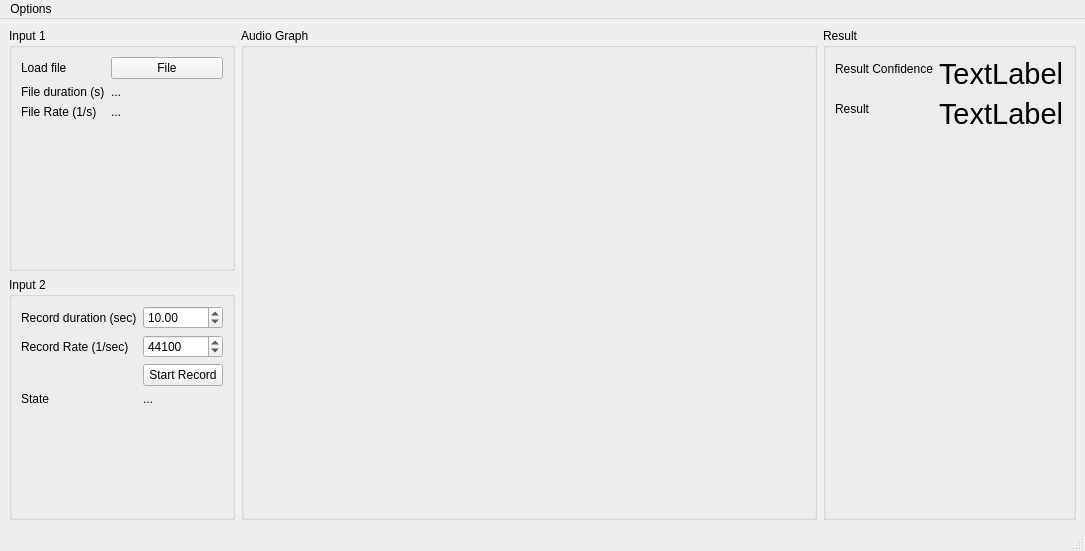
<?xml version="1.0" encoding="UTF-8"?>
<ui version="4.0">
 <class>MainWindow</class>
 <widget class="QMainWindow" name="MainWindow">
  <property name="geometry">
   <rect>
    <x>0</x>
    <y>0</y>
    <width>1085</width>
    <height>551</height>
   </rect>
  </property>
  <property name="windowTitle">
   <string>MainWindow</string>
  </property>
  <widget class="QWidget" name="centralwidget">
   <layout class="QGridLayout" name="gridLayout" columnstretch="0,100,0">
    <item row="0" column="0">
     <widget class="QGroupBox" name="groupBox_2">
      <property name="title">
       <string>Input 1</string>
      </property>
      <layout class="QFormLayout" name="formLayout_2">
       <item row="0" column="0">
        <widget class="QLabel" name="label_2">
         <property name="text">
          <string>Load file </string>
         </property>
        </widget>
       </item>
       <item row="0" column="1">
        <widget class="QPushButton" name="pb_load_audio_file">
         <property name="text">
          <string>File</string>
         </property>
        </widget>
       </item>
       <item row="1" column="0">
        <widget class="QLabel" name="label_7">
         <property name="text">
          <string>File duration (s)</string>
         </property>
        </widget>
       </item>
       <item row="1" column="1">
        <widget class="QLabel" name="l_loaded_file_dur">
         <property name="text">
          <string>...</string>
         </property>
        </widget>
       </item>
       <item row="2" column="0">
        <widget class="QLabel" name="label_9">
         <property name="text">
          <string>File Rate (1/s)</string>
         </property>
        </widget>
       </item>
       <item row="2" column="1">
        <widget class="QLabel" name="l_loaded_file_rate">
         <property name="text">
          <string>...</string>
         </property>
        </widget>
       </item>
       <item row="3" column="0">
        <spacer name="verticalSpacer_2">
         <property name="orientation">
          <enum>Qt::Orientation::Vertical</enum>
         </property>
         <property name="sizeHint" stdset="0">
          <size>
           <width>20</width>
           <height>40</height>
          </size>
         </property>
        </spacer>
       </item>
      </layout>
     </widget>
    </item>
    <item row="1" column="0">
     <widget class="QGroupBox" name="groupBox">
      <property name="title">
       <string>Input 2</string>
      </property>
      <layout class="QFormLayout" name="formLayout_3">
       <item row="0" column="0">
        <widget class="QLabel" name="label_4">
         <property name="text">
          <string>Record duration (sec)</string>
         </property>
        </widget>
       </item>
       <item row="0" column="1">
        <widget class="QDoubleSpinBox" name="sp_audio_rec_duration">
         <property name="value">
          <double>10.000000000000000</double>
         </property>
        </widget>
       </item>
       <item row="1" column="0">
        <widget class="QLabel" name="label_3">
         <property name="text">
          <string>Record Rate (1/sec)</string>
         </property>
        </widget>
       </item>
       <item row="1" column="1">
        <widget class="QSpinBox" name="sp_audio_rec_rate">
         <property name="maximum">
          <number>999999</number>
         </property>
         <property name="value">
          <number>44100</number>
         </property>
         <property name="displayIntegerBase">
          <number>10</number>
         </property>
        </widget>
       </item>
       <item row="2" column="0">
        <widget class="QLabel" name="label_5">
         <property name="text">
          <string/>
         </property>
        </widget>
       </item>
       <item row="2" column="1">
        <widget class="QPushButton" name="pb_start_record">
         <property name="text">
          <string>Start Record</string>
         </property>
        </widget>
       </item>
       <item row="4" column="1">
        <spacer name="verticalSpacer">
         <property name="orientation">
          <enum>Qt::Orientation::Vertical</enum>
         </property>
         <property name="sizeHint" stdset="0">
          <size>
           <width>20</width>
           <height>40</height>
          </size>
         </property>
        </spacer>
       </item>
       <item row="3" column="1">
        <widget class="QLabel" name="l_rec_state">
         <property name="text">
          <string>...</string>
         </property>
        </widget>
       </item>
       <item row="3" column="0">
        <widget class="QLabel" name="label_10">
         <property name="text">
          <string>State</string>
         </property>
        </widget>
       </item>
      </layout>
     </widget>
    </item>
    <item row="0" column="1" rowspan="2">
     <widget class="QGroupBox" name="groupBox_4">
      <property name="title">
       <string>Audio Graph</string>
      </property>
      <layout class="QFormLayout" name="formLayout_4">
       <item row="0" column="0" colspan="2">
        <widget class="PlotWidget" name="pyqt_graph_audio" native="true">
         <property name="sizePolicy">
          <sizepolicy hsizetype="Preferred" vsizetype="MinimumExpanding">
           <horstretch>0</horstretch>
           <verstretch>200</verstretch>
          </sizepolicy>
         </property>
         <property name="minimumSize">
          <size>
           <width>400</width>
           <height>200</height>
          </size>
         </property>
        </widget>
       </item>
       <item row="1" column="1">
        <widget class="ImageView" name="pyqt_graph_audio_2" native="true">
         <property name="sizePolicy">
          <sizepolicy hsizetype="Preferred" vsizetype="MinimumExpanding">
           <horstretch>0</horstretch>
           <verstretch>200</verstretch>
          </sizepolicy>
         </property>
         <property name="minimumSize">
          <size>
           <width>400</width>
           <height>200</height>
          </size>
         </property>
        </widget>
       </item>
      </layout>
     </widget>
    </item>
    <item row="0" column="2" rowspan="2">
     <widget class="QGroupBox" name="groupBox_3">
      <property name="title">
       <string>Result</string>
      </property>
      <layout class="QFormLayout" name="formLayout">
       <item row="1" column="0">
        <widget class="QLabel" name="label_6">
         <property name="text">
          <string>Result</string>
         </property>
        </widget>
       </item>
       <item row="1" column="1">
        <widget class="QLabel" name="label_result">
         <property name="font">
          <font>
           <pointsize>22</pointsize>
          </font>
         </property>
         <property name="text">
          <string>TextLabel</string>
         </property>
        </widget>
       </item>
       <item row="2" column="1">
        <spacer name="verticalSpacer_3">
         <property name="orientation">
          <enum>Qt::Orientation::Vertical</enum>
         </property>
         <property name="sizeHint" stdset="0">
          <size>
           <width>20</width>
           <height>40</height>
          </size>
         </property>
        </spacer>
       </item>
       <item row="0" column="0">
        <widget class="QLabel" name="label">
         <property name="text">
          <string>Result Confidence</string>
         </property>
        </widget>
       </item>
       <item row="0" column="1">
        <widget class="QLabel" name="label_result_confidence">
         <property name="font">
          <font>
           <pointsize>22</pointsize>
          </font>
         </property>
         <property name="text">
          <string>TextLabel</string>
         </property>
        </widget>
       </item>
      </layout>
     </widget>
    </item>
   </layout>
  </widget>
  <widget class="QStatusBar" name="statusbar"/>
  <widget class="QMenuBar" name="menuBar">
   <property name="geometry">
    <rect>
     <x>0</x>
     <y>0</y>
     <width>1085</width>
     <height>19</height>
    </rect>
   </property>
   <widget class="QMenu" name="menuOptions">
    <property name="title">
     <string>Options</string>
    </property>
    <addaction name="actionChange_Pre_Trained_Model"/>
    <addaction name="actionChange_Output_Directory"/>
   </widget>
   <addaction name="menuOptions"/>
  </widget>
  <action name="actionOpen_Directory">
   <property name="text">
    <string>Open Directory</string>
   </property>
  </action>
  <action name="action_cur_jpeg_export">
   <property name="text">
    <string>Export (Ctlr-E)</string>
   </property>
  </action>
  <action name="action_geometry_load">
   <property name="text">
    <string>Load geometry configuration (Ctrl + L)</string>
   </property>
  </action>
  <action name="action_help">
   <property name="text">
    <string>Help (Ctrl+H)</string>
   </property>
  </action>
  <action name="actionRead_Dependencies">
   <property name="text">
    <string>Read Dependencies</string>
   </property>
  </action>
  <action name="actionContact_information">
   <property name="text">
    <string>Contact information</string>
   </property>
  </action>
  <action name="action_about">
   <property name="text">
    <string>About (Ctrl+A)</string>
   </property>
  </action>
  <action name="actionContact">
   <property name="text">
    <string>Contact</string>
   </property>
  </action>
  <action name="action_cur_jpeg_preview">
   <property name="text">
    <string>Preview (Space)</string>
   </property>
  </action>
  <action name="action_dir_goto_parent">
   <property name="text">
    <string>Go to Parent Directory (Backspace)</string>
   </property>
  </action>
  <action name="action_dir_goto_cur_child">
   <property name="text">
    <string>Go inside Selected Directory (Enter)</string>
   </property>
  </action>
  <action name="action_dir_cur_child_fold">
   <property name="text">
    <string>Fold Selected Directory (Left Arrow)</string>
   </property>
  </action>
  <action name="action_dir_cur_child_unfold">
   <property name="text">
    <string>Unfold Selected Directory (Right Arrow)</string>
   </property>
  </action>
  <action name="action_cur_file_open">
   <property name="text">
    <string>Open with an external app (Ctrl+O)</string>
   </property>
  </action>
  <action name="actionsdf">
   <property name="text">
    <string>sdf</string>
   </property>
  </action>
  <action name="actionSave_geometry_configuration_Ctrl_Shift_L">
   <property name="text">
    <string>Save geometry configuration (Ctrl + Shift + L)</string>
   </property>
  </action>
  <action name="action_dir_ft_filter_toggle">
   <property name="text">
    <string>File type filter toggle (Ctrl+F)</string>
   </property>
  </action>
  <action name="action_tabs_show_tab1">
   <property name="text">
    <string>Raw Bayer Tab (Ctrl+1) or (Alt+1)</string>
   </property>
  </action>
  <action name="action_tabs_show_tab2">
   <property name="text">
    <string>Spectrum-Raw Tab (Ctrl+2) or (Alt+2)</string>
   </property>
  </action>
  <action name="action_tabs_show_tab3">
   <property name="text">
    <string>Spectrum-Reflectance Tab (Ctrl+3) or (Alt+3)</string>
   </property>
  </action>
  <action name="actionChange_Pre_Trained_Model">
   <property name="text">
    <string>Change Pre-Trained Model</string>
   </property>
  </action>
  <action name="actionChange_Output_Directory">
   <property name="text">
    <string>Change Output Directory</string>
   </property>
  </action>
 </widget>
 <customwidgets>
  <customwidget>
   <class>PlotWidget</class>
   <extends>QWidget</extends>
   <header>pyqtgraph</header>
   <container>1</container>
  </customwidget>
  <customwidget>
   <class>ImageView</class>
   <extends>QWidget</extends>
   <header>pyqtgraph</header>
   <container>1</container>
  </customwidget>
 </customwidgets>
 <resources>
  <include location="../QRCs/main_resource.qrc"/>
 </resources>
 <connections/>
</ui>
